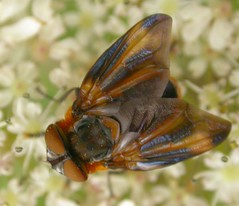
#> input picture DataAugmentation/test.jpg, 239 x 206 px
$ python single_picture01.py
#> lines starting #> are read from the running program, lines starting #| are printed output that depends on the picture
import cv2
import math
import numpy as np
from PIL import Image
import matplotlib.pyplot as plt

# 单个图片数据增强

def DotMatrix(A, B):
    '''
    A,B:需要做乘法的两个矩阵，注意输入矩阵的维度ndim是否满足乘法要求（要做判断）
    '''

    return np.matmul(A, B)


class Img:
    def __init__(self, image, rows, cols, center=[0, 0]):
        self.src = image  # 原始图像
        self.rows = rows  # 原始图像的行
        self.cols = cols  # 原始图像的列
        self.center = center  # 旋转中心，默认是[0,0]
        self.rotate = False

    def Move(self, delta_x, delta_y):
        '''
        本函数处理生成做图像平移的矩阵
        '''
        self.transform = np.array([[1, 0, delta_x], [0, 1, delta_y], [0, 0, 1]])
        self.rotate = False

    def Zoom(self, factor):  # 缩放
        # factor>1表示缩小；factor<1表示放大
        self.transform = np.array([[factor, 0, 0], [0, factor, 0], [0, 0, factor]])
        self.rotate = False

    def Horizontal(self):
        '''水平镜像
        镜像的这两个函数，因为原始图像读进来后是height×width×3,和我们本身思路width×height×3相反
        所以造成了此处水平镜像和垂直镜像实现的效果是反的'''
        self.transform = np.array([[-1, 0, self.rows], [0, 1, 0], [0, 0, 1]])
        self.rotate = False

    def Vertically(self):
        # 垂直镜像，注意实现原理的矩阵和最后实现效果是和水平镜像是反的
        self.transform = np.array([[1, 0, 0],
                                   [0, -1, self.cols],
                                   [0, 0, 1]])
        self.rotate = False

    def Rotate(self, beta):  # 旋转
        # beta>0表示逆时针旋转；beta<0表示顺时针旋转
        self.transform = np.array([[math.cos(beta), -math.sin(beta), 0],
                                   [math.sin(beta), math.cos(beta), 0],
                                   [0, 0, 1]])
        self.rotate = True

    def Process(self):
        if self.rotate:
            self.center = [int(self.rows / 2), int(self.cols / 2)]
            # 初始化定义目标图像，具有3通道RBG值
        self.dst = np.zeros((self.rows, self.cols, 3), dtype=np.uint8)

        # 提供for循环，遍历图像中的每个像素点，然后使用矩阵乘法，找到变换后的坐标位置
        for i in range(self.rows):
            for j in range(self.cols):

                src_pos = np.array([i - self.center[0], j - self.center[1], 1])  # 设置原始坐标点矩阵
                [x, y, z] = DotMatrix(self.transform, src_pos)  # 和对应变换做矩阵乘法

                x = int(x) + self.center[0]
                y = int(y) + self.center[1]

                if x >= self.rows or y >= self.cols or x < 0 or y < 0:
                    self.dst[i][j] = 255  # 处理未落在原图像中的点的情况
                else:
                    self.dst[i][j] = self.src[x][y]  # 使用变换后的位置


if __name__ == '__main__':
    infer_path = r'test.jpg'  # 要处理的单个图片地址
    imgv = Image.open(infer_path)  # 打开图片
#> imgv is the input picture: PIL image 239x206 RGB; mean R, G, B 153.1, 139.3, 96.4
    plt.imshow(imgv)  # 根据数组绘制图像
    plt.show()  # 显示图像

    rows = imgv.size[1]
#> rows = 206
    cols = imgv.size[0]
#> cols = 239
    print(rows, cols)  # 注意此处rows和cols的取值方式
#| 206 239

    imgv = np.array(imgv)  # 从图像生成数组
    img = Img(imgv, rows, cols, [0, 0])  # 生成一个自定Img类对象[0,0]代表处理的中心点

    img.Vertically()  # 选择处理矩阵
    img.Process()  # 进行矩阵变换
#> after the loop in Process, `for i in range(self.rows):`:
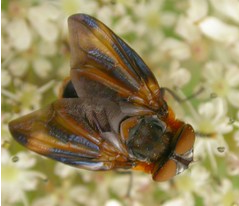
#> self.dst: shape (206, 239, 3); mean R, G, B 153.3, 139.6, 96.8
    img2 = Image.fromarray(img.dst)  # 从处理后的数组生成图像
    plt.imshow(img2)
    print("水平翻转")
    plt.show()

    img.Horizontal()  # 选择处理矩阵
    img.Process()  # 进行矩阵变换
#> after the loop in Process (call 2), `for i in range(self.rows):`:
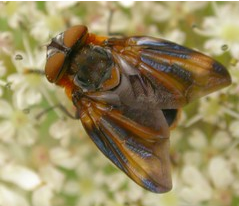
#> self.dst: shape (206, 239, 3); mean R, G, B 153.5, 139.7, 97
    img2 = Image.fromarray(img.dst)  # 从处理后的数组生成图像
    plt.imshow(img2)
    print("垂直翻转")
    plt.show()

    img.Rotate(math.radians(180))  # 选择处理矩阵
    img.Process()  # 进行矩阵变换
#> after the loop in Process (call 3), `for i in range(self.rows):`:
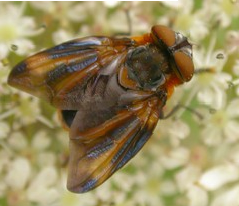
#> self.dst: shape (206, 239, 3); mean R, G, B 153.2, 139.4, 96.6
    img2 = Image.fromarray(img.dst)  # 从处理后的数组生成图像
    plt.imshow(img2)
    print("旋转")
    plt.show()

    img.Move(-50, -50)  # 选择处理矩阵
    img.Process()  # 进行矩阵变换
#> after the loop in Process (call 4), `for i in range(self.rows):`:
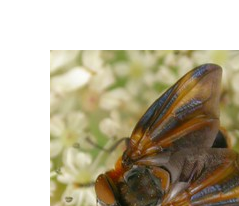
#> self.dst: shape (206, 239, 3); mean R, G, B 188.9, 180.2, 156.8
    img2 = Image.fromarray(img.dst)  # 从处理后的数组生成图像
    plt.imshow(img2)
    print("平移")
    plt.show()

    img.Zoom(0.5)  # 选择处理矩阵
    img.Process()  # 进行矩阵变换
#> after the loop in Process (call 5), `for i in range(self.rows):`:
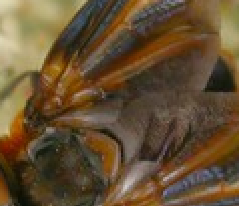
#> self.dst: shape (206, 239, 3); mean R, G, B 101.6, 79.9, 50.8
    img2 = Image.fromarray(img.dst)  # 从处理后的数组生成图像
    plt.imshow(img2)
    print("放缩")
    plt.show()

    '''
    img.Vertically() #镜像(0,0)
    img.Horizontal() #镜像（0，0）
    img.Rotate(math.radians(180))  #旋转点选择图像大小的中心点
    img.Move(-50,-50) #平移
    img.Zoom(0.5) #缩放
    '''
